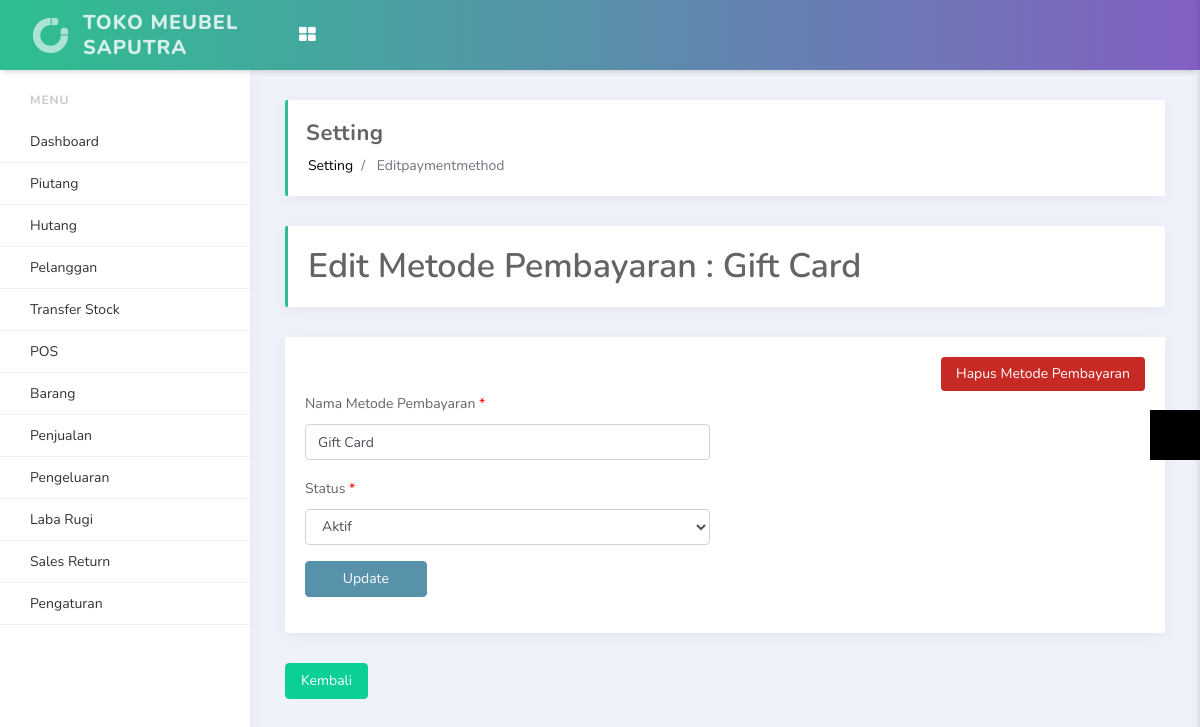
/index.php/setting/editpaymentmethod?id=7 (signed in), run on the app's committed database.
### tables this page shows
CREATE TABLE `site_setting` (
  `id` int(11) NOT NULL,
  `site_name` varchar(499) NOT NULL,
  `site_logo` varchar(255) NOT NULL,
  `timezone` varchar(499) NOT NULL,
  `pagination` int(11) NOT NULL,
  `tax` double(11,2) NOT NULL,
  `currency` char(3) NOT NULL,
  `address` text NOT NULL,
  `datetime_format` varchar(30) NOT NULL,
  `display_product` int(11) NOT NULL,
  `display_keyboard` int(11) NOT NULL,
  `default_customer_id` int(11) NOT NULL,
  `updated_user_id` int(11) NOT NULL,
  `updated_datetime` datetime NOT NULL
);

CREATE TABLE `payment_method` (
  `id` int(11) NOT NULL,
  `name` varchar(255) NOT NULL,
  `created_user_id` int(11) NOT NULL,
  `created_datetime` datetime NOT NULL,
  `updated_user_id` int(11) NOT NULL,
  `updated_datetime` datetime NOT NULL,
  `status` int(1) NOT NULL
);

### application/controllers/Setting.php (called while the page is built, shortened)
<?php
class Setting extends CI_Controller
{
    public function __construct()
    {
        $this->load->model('Setting_model');
        $this->load->model('Constant_model');
    }
    public function editpaymentmethod()
    {
        $id = $this->input->get('id');
        $data['id'] = $id;
        $data['lang_dashboard'] = $this->lang->line('dashboard');
        $data['lang_transfer_stock'] = $this->lang->line('transfer_stock');
        $data['lang_customers'] = $this->lang->line('customers');
        $data['lang_gift_card'] = $this->lang->line('gift_card');
        $data['lang_add_gift_card'] = $this->lang->line('add_gift_card');
        $data['lang_list_gift_card'] = $this->lang->line('list_gift_card');
        $data['lang_debit'] = $this->lang->line('debit');
        $data['lang_sales'] = $this->lang->line('sales');
        $data['lang_today_sales'] = $this->lang->line('today_sales');
        $data['lang_opened_bill'] = $this->lang->line('opened_bill');
        $data['lang_reports'] = $this->lang->line('reports');
        $data['lang_sales_report'] = $this->lang->line('sales_report');
        $data['lang_expenses'] = $this->lang->line('expenses');
        $data['lang_expenses_category'] = $this->lang->line('expenses_category');
        $data['lang_pnl'] = $this->lang->line('pnl');
        $data['lang_pnl_report'] = $this->lang->line('pnl_report');
        $data['lang_pos'] = $this->lang->line('pos');
        $data['lang_return_order'] = $this->lang->line('return_order');
        $data['lang_return_order_report'] = $this->lang->line('return_order_report');
        $data['lang_inventory'] = $this->lang->line('inventory');
        $data['lang_products'] = $this->lang->line('products');
        $data['lang_list_products'] = $this->lang->line('list_products');
        $data['lang_print_product_label'] = $this->lang->line('print_product_label');
        $data['lang_product_category'] = $this->lang->line('product_category');
        $data['lang_purchase_order'] = $this->lang->line('purchase_order');
        $data['lang_setting'] = $this->lang->line('setting');
        $data['lang_outlets'] = $this->lang->line('outlets');
        $data['lang_users'] = $this->lang->line('users');
        $data['lang_suppliers'] = $this->lang->line('suppliers');
        $data['lang_system_setting'] = $this->lang->line('system_setting');
        $data['lang_payment_methods'] = $this->lang->line('payment_methods');
        $data['lang_logout'] = $this->lang->line('logout');
        $data['lang_point_of_sales'] = $this->lang->line('point_of_sales');
        $data['lang_amount'] = $this->lang->line('amount');
        $data['lang_monthly_sales_outlet'] = $this->lang->line('monthly_sales_outlet');
        $data['lang_no_match_found'] = $this->lang->line('no_match_found');
        $data['lang_create_return_order'] = $this->lang->line('create_return_order');
        $data['lang_action'] = $this->lang->line('action');
        $data['lang_edit'] = $this->lang->line('edit');
        $data['lang_status'] = $this->lang->line('status');
        $data['lang_add'] = $this->lang->line('add');
        $data['lang_back'] = $this->lang->line('back');
        $data['lang_update'] = $this->lang->line('update');
        $data['lang_active'] = $this->lang->line('active');
        $data['lang_inactive'] = $this->lang->line('inactive');
        $data['lang_payment_methods'] = $this->lang->line('payment_methods');
        $data['lang_add_payment_method'] = $this->lang->line('add_payment_method');
        $data['lang_payment_method_name'] = $this->lang->line('payment_method_name');
        $data['lang_delete_payment_method'] = $this->lang->line('delete_payment_method');
        $data['lang_edit_payment_method'] = $this->lang->line('edit_payment_method');
        $this->load->view('edit_payment_method', $data);
    }
}

### index.php (called while the page is built, shortened)
<?php
require_once BASEPATH.'core/CodeIgniter.php';

### application/models/Constant_model.php (called while the page is built, shortened)
<?php
class Constant_model extends CI_Model
{
    public function getDataOneColumn($table, $col1_name, $col1_value)
    {
        $this->db->where("$col1_name", $col1_value);
        $query = $this->db->get("$table");
        $result = $query->result();
        $this->db->save_queries = false;
        return $result;
    }
}

### application/views/edit_payment_method.php (the view, shortened to what this page needs)
<?php
    require_once 'includes/header4.php';
    $payDtaData = $this->Constant_model->getDataOneColumn('payment_method', 'id', $id);
    $payment_name = $payDtaData[0]->name;
    $payment_status = $payDtaData[0]->status;
?>
<section id="content">
	<div class="row">
		<div class="col-lg-12">
			<h1 class="page-header"><?php echo $lang_edit_payment_method; ?> : <?php echo $payment_name; ?></h1>
		</div>
	</div>
	<div class="row">
		<div class="col-md-12">
			<div class="card">
				<div class="card-body">
					<?php
                        if ($user_role == 1) {
                            ?>
					<div class="row">
						<div class="col-md-12" style="text-align: right;">
							<form action="<?=base_url()?>index.php/setting/deletePaymentMethod" method="post" onsubmit="return confirm('Do you want to delete this Payment Method?')">
								<button type="submit" class="btn btn-primary" style="border: 0px; background-color: #c72a25;">
									<?php echo $lang_delete_payment_method; ?>
								</button>
							</form>
						</div>
					</div>
					<?php
                        }
                    ?>
	<form action="<?=base_url()?>index.php/setting/updatePaymentMethod" method="post">
					<div class="row">
						<div class="col-md-6">
							<div class="form-group">
								<label><?php echo $lang_payment_method_name; ?> <span style="color: #F00">*</span></label>
								<input type="text" name="name" class="form-control" maxlength="99" autofocus required autocomplete="off" value="<?php echo $payment_name; ?>" />
							</div>
						</div>
						<div class="col-md-6"></div>
					</div>
					<div class="row">
						<div class="col-md-6">
							<div class="form-group">
								<label><?php echo $lang_status; ?> <span style="color: #F00">*</span></label>
								<select name="status" class="form-control">
									<option value="1" <?php if ($payment_status == '1') {
                        echo 'selected="selected"';
                    } ?>><?php echo $lang_active; ?></option>
								</select>
							</div>
						</div>
						<div class="col-md-6"></div>
					</div>
					<div class="row">
						<div class="col-md-4">
							<div class="form-group">
								<button class="btn btn-primary">&nbsp;&nbsp;&nbsp;&nbsp;&nbsp;&nbsp;<?php echo $lang_update; ?>&nbsp;&nbsp;&nbsp;&nbsp;&nbsp;&nbsp;</button>
							</div>
						</div>
						<div class="col-md-4"></div>
						<div class="col-md-4"></div>
					</div>
	</form>
				</div>
			</div>
			<a href="<?=base_url()?>index.php/setting/payment_methods" style="text-decoration: none;">
				<div class="btn btn-success" >
					<i class="icono-caretLeft" style="color: #FFF;"></i><?php echo $lang_back; ?>
				</div>
			</a>
		</div>
	</div>
</section>
<?php
    require_once 'includes/footer4.php';
?>

### application/views/includes/header4.php (shortened to what this page needs)
<?php
    $user_role = $this->input->cookie('role_id', TRUE);
    $settingResult = $this->db->get_where('site_setting');
    $settingData = $settingResult->row();
    $setting_site_name = $settingData->site_name;
 ?>
<!doctype html>
<html lang="en">
<head>
    <link rel="stylesheet" href="<?php echo base_url() ?>assets/vendors/bundle.css" type="text/css">
    <link rel="stylesheet" href="<?php echo base_url() ?>assets/vendors/datepicker/daterangepicker.css">
    <link rel="stylesheet" href="<?php echo base_url() ?>assets/vendors/vmap/jqvmap.min.css">
    <link rel="stylesheet" href="<?php echo base_url() ?>assets/css/app.min.css" type="text/css">
    <link rel="stylesheet" href="<?php echo base_url() ?>assets/css/custom.css" type="text/css">
    <link rel="stylesheet" type="text/css" href="https://stackpath.bootstrapcdn.com/font-awesome/4.7.0/css/font-awesome.min.css">
</head>
<body>
<div class="side-menu">
    <div class='side-menu-body'>
        <ul>
            <?php
            $link = $this->uri->segment(1);
            ?>
            <li class="side-menu-divider">Menu</li>
            <?php
            if ($user_role == 3) {
                echo "<li>".anchor('index.php/cashier/',$lang_pos)."</li>";
                echo "
                <li>
                <a href='#'>Sales Return</a>
                <ul>
                    <li>
                        <a <?php if (($link == '')) {
                    ?> style='background-color: #e9ecf2;' <?php
                } ?> href='<?=base_url()?>index.php/sales_return/'>
                            Buat Sales Return
                        </a>
                    </li>
                    <li>
                        <a <?php if (($link == 'data_return')) {
                    ?> style='background-color: #e9ecf2;' <?php
                } ?> href='<?=base_url()?>index.php/sales_return/data_return'>
                            Data Sales Return
                        </a>
                    </li>
                </ul>
            </li>
                ";
            }else{
            ?>
            <li><?php echo anchor('index.php/dashboard',$lang_dashboard,($link=="dashboard"?'class="active"':'')) ?></li>
            <li><?php echo anchor('index.php/piutang',"Piutang",($link=="piutang"?'class="active"':'')) ?></li>
            <li><?php echo anchor('index.php/hutang',"Hutang",($link=="hutang"?'class="active"':'')) ?></li>
            <li><?php echo anchor('index.php/customers/view',$lang_customers,($link=="customers"?'class="active"':'')) ?></li>
            <li><?php echo anchor('index.php/transfer_stock/view',"Transfer Stock",($link=="transfer_stock"?'class="active"':'')) ?></li>
            <li><?php echo anchor('index.php/cashier/',$lang_pos,($link=="cashier"?'class="active"':'')) ?></li>
            <li>
                <a href="#"></i> <span><?php echo $lang_products; ?></span> </a>
            </li>
            <li>
                <a href="#"><span><?php echo $lang_sales; ?></span> </a>
            </li>
            <li>
                <a href="#"><?php echo $lang_expenses ?></a>
            </li>
            <li>
                <a href="#"><?php echo $lang_pnl ?></a>
            </li>
            <li>
                <a href="#">Sales Return</a>
            </li>
            <li>
                <a href="#"><?php echo $lang_setting; ?></a>
            </li>
                    <?php
                    }
                            ?>
        </ul>
    </div>
</div>
<nav class="navbar">
    <div class="container-fluid">
        <div class="header-logo">
            <a href="#">
                <img src="<?php echo base_url() ?>assets/media/image/light-logo.png" alt="...">
                <span class="logo-text d-none d-lg-block"><?php echo $setting_site_name ?></span>
            </a>
        </div>
        <div class="header-body">
            <ul class="navbar-nav">
                <li class="nav-item dropdown d-none d-lg-block">
                    <a href="#" class="nav-link" data-toggle="dropdown">
                        <i class="fa fa-th-large"></i>
                    </a>
                </li>
            </ul>
        </div>
    </div>
</nav>
<main class="main-content">
    <div class="container-fluid">
        <div class="page-header d-md-flex justify-content-between align-items-center">
            <div>
                <h4><?php echo ucwords(str_replace('_', ' ', $this->uri->segment(1))) ?></h4>
                <nav aria-label="breadcrumb">
                    <ol class="breadcrumb">
                        <li class="breadcrumb-item"><a href="#"><?php echo ucwords(str_replace('_', ' ', $this->uri->segment(1))) ?></a></li>
                        <li class="breadcrumb-item active" aria-current="page">
                            <?php if ($this->uri->segment(2)){
                                 echo ucwords(str_replace('_', ' ', $this->uri->segment(2)));
                            } ?>
                            </li>
                    </ol>
                </nav>
            </div>
        </div>

### data on the page
site_setting: site_name "TOKO MEUBEL SAPUTRA"
payment_method: name "Gift Card", status "Aktif"

### other printed values
$lang_products "Barang"
$lang_sales "Penjualan"
$lang_expenses "Pengeluaran"
$lang_pnl "Laba Rugi"
$lang_setting "Pengaturan"
str_replace('_', ' ', $this->uri->segment(1)) "Setting"
str_replace('_', ' ', $this->uri->segment(2)) "Editpaymentmethod"
$lang_edit_payment_method "Edit Metode Pembayaran"
$lang_delete_payment_method "Hapus Metode Pembayaran"
$lang_payment_method_name "Nama Metode Pembayaran"
$lang_status "Status"
$lang_update "Update"
$lang_back "Kembali"
